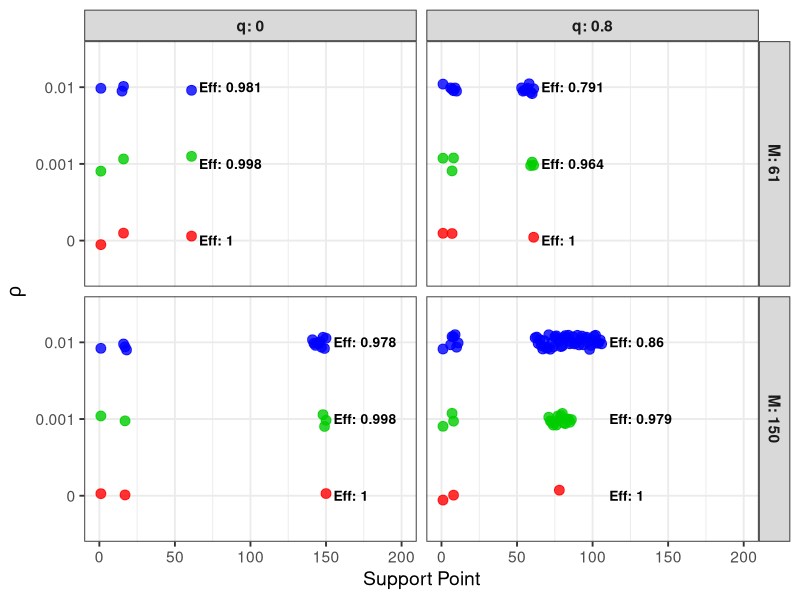

Reproduce this figure in R.
library(ggplot2)
library(dplyr)
library(tidyr)

eff_labels <- tribble(
  ~M, ~q, ~rho, ~efficiency,
  150, 0, 0, 1,
  150, 0, 0.001, 0.998,
  150, 0, 0.01, 0.978,
  150, 0.8, 0, 1,
  150, 0.8, 0.001, 0.979,
  150, 0.8, 0.01, 0.86,
  61, 0, 0, 1,
  61, 0, 0.001, 0.998,
  61, 0, 0.01, 0.981,
  61, 0.8, 0, 1,
  61, 0.8, 0.001, 0.964,
  61, 0.8, 0.01, 0.791
)

# Add formatted factors for merging with support_long
eff_labels <- eff_labels %>%
  mutate(
    q_f = factor(q, labels = c("q = 0", "q = 0.8")),
    rho_f = as.factor(rho),
    M_f = as.factor(M)
  )

# Manual entry of support points (expand as needed)
support_data <- tribble(
  ~M,  ~q,     ~rho,      ~support_points,
  150, 0,      0,         c(1, 17, 150),
  150, 0,      0.001,     c(1, 17, 148, 149, 150),
  150, 0,      0.01,      c(1, 16, 17, 18, 141,142,143,144,145,146,147,148,149,150),
  150, 0.8,    0,         c(1, 8, 78),
  150, 0.8,    0.001,     c(1, 7, 8, 71, 72, 73, 74, 75, 76, 77, 78, 79, 80, 81, 82, 83, 84, 85, 86),
  150, 0.8,    0.01,      c(1,6,7,8,9,10,11,62,63,64,65,66,67,68,69,70,71,72,73,74,75,76,77,78,79,80,81,82,83,84,85,86,87,88,89,90,91,92,93,94,95,96,97,98,99,100,101,102,103,104,105,106),
  61,  0,      0,         c(1, 16, 61),
  61,  0,      0.001,     c(1, 16, 61),
  61,  0,      0.01,      c(1, 15, 16, 61),
  61,  0.8,    0,         c(1, 7, 61),
  61,  0.8,    0.001,     c(1, 7, 8, 59, 60, 61),
  61,  0.8,    0.01,      c(1,6,7,8,9,10,53,54,55,56,57,58,59,60,61)
)

# Expand the list columns to long format
support_long <- support_data %>%
  unnest(cols = support_points)

# For pretty facets
support_long$q_f <- factor(support_long$q, labels=c("q = 0", "q = 0.8"))
support_long$rho_f <- as.factor(support_long$rho)
support_long$M_f <- as.factor(support_long$M)

library(ggplot2)
library(dplyr)

# Find max support per facet for positioning text
eff_labels <- eff_labels %>%
  left_join(support_long %>%
              group_by(M_f, q_f) %>%
              summarize(xmax = max(support_points, na.rm = TRUE)),
            by = c("M_f", "q_f"))

library(dplyr)



# Get the maximum rho value for positioning the label
eff_labels_pos <- eff_labels %>%
  group_by(M_f, q_f) %>%
  mutate(y_eff = max(as.numeric(as.character(rho_f))) + 0.005)  # adjust offset as needed

# Define a named vector for q_f
q_labels <- c("q = 0" = "q: 0", "q = 0.8" = "q: 0.8")
M_labels <- c("61" = "M: 61", "150" = "M: 150")

ggplot(support_long, aes(x = support_points, y = rho_f, color = rho_f)) +
  geom_jitter(height = 0.1, size = 3, width = 0, alpha = 0.8) +
  facet_grid(M_f ~ q_f, scales = "free_x", 
             labeller = labeller(q_f = q_labels, M_f = M_labels)) +
  # (rest of your plotting code unchanged)
  geom_text(
    data = eff_labels,
    aes(x = xmax + 5, y = rho_f, label = paste("Eff:", efficiency)),
    color = "black", size = 3.5, hjust = 0, fontface = "bold", inherit.aes = FALSE
  ) +
  labs(
    # title = "Support Points for Robust E-optimal Designs",
    x = "Support Point",
    y = expression(rho),
    color = expression(rho)
  ) +
  scale_color_manual(values = c("red", "green3", "blue")) +
  theme_bw(base_size = 14) +
  theme(strip.text = element_text(face = "bold")) + 
  xlim(0, 200) + 
  theme(legend.position = "none")
